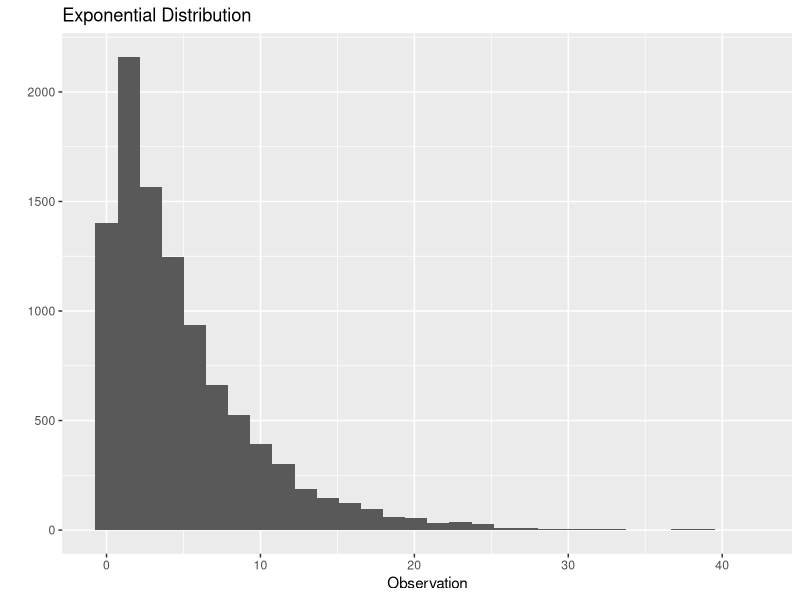
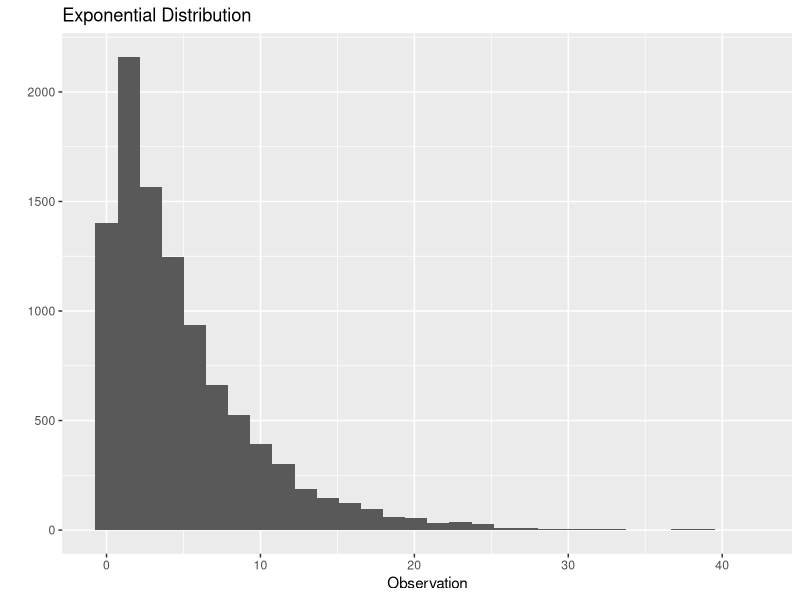
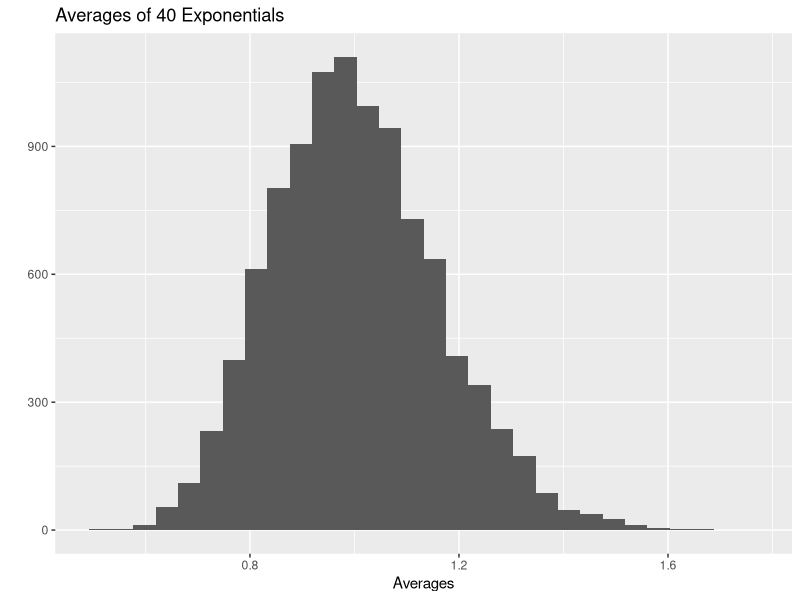

Write the R code that produced these figures, in order.
## ---- chunk 1
knitr::opts_chunk$set(echo = TRUE)
## ---- chunk 2
# Load the library
library(ggplot2)

# Summarizing the variables
n <- 10000
lambda <- 0.2
msd <- 1/lambda
obs <- rexp(n, lambda)


# Setting up the illustration
g <- qplot(obs)
g + xlab("Observation") + ggtitle("Exponential Distribution")
## ---- chunk 3
# Simulation
g <- qplot(obs)
g + xlab("Observation") + ggtitle("Exponential Distribution")

# Distribution of a large collection of averages of 40 exponentials
mns = NULL
for(i in 1:n) mns = c(mns, mean(rexp(40)))
g <- qplot(mns)
g + xlab("Averages") + ggtitle("Averages of 40 Exponentials")
